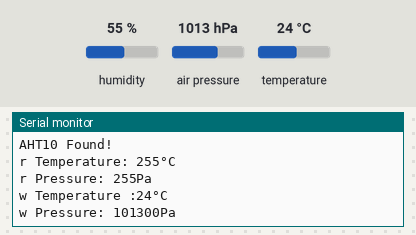
Recording of a sketch running on a simulated ESP32. On the bench: the last lines printed to the serial monitor. Wiring (inferred from the names in the program): 24Cxx EEPROM at I2C address 0x50. The test bench sets the inputs (shaded band); at power-on: air pressure 1013 hPa, temperature 24 °C, humidity 55 %. EEPROM starts erased.

Above: at 1.4 s.
1.5 s: air pressure set to 952 hPa
At 6.7 s:
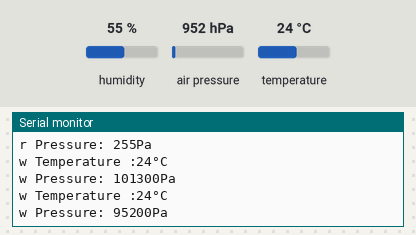
7.6 s: temperature set to 12 °C
At 11.6 s:
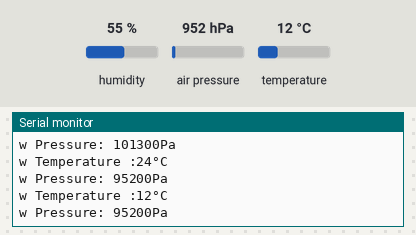
13.7 s: air pressure set to 975 hPa
At 16.3 s:
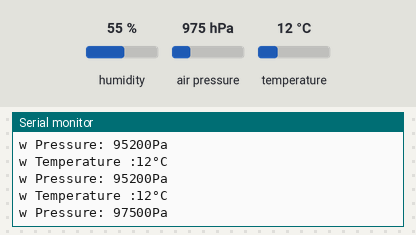
Timing chart, 0 to 17.8 s (numbered marks = the images above; inputs shaded):
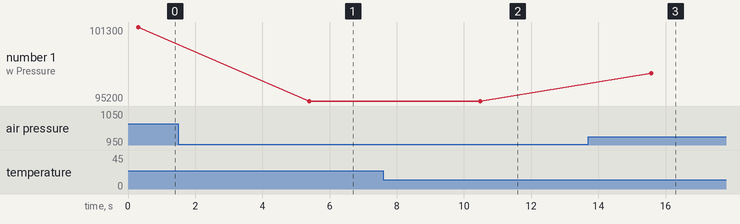

The sketch:

testOOP.ino
```cpp
#include "ExEEPROM.h"
#include <Adafruit_AHT10.h>
#include <BMP180.h>
#include "XBMP10.h"
#include "AHT10.h"
#include "ADDR.h"
#include <Wire.h>

// #define EEPROM_ADDR 0x50

ExEEPROM data;
XBMP10 bmp10;
AHT10 aht10;

void setup()
{
  // put your setup code here, to run once:
  Serial.begin(115200);
  Wire.begin();

  data.init();
  bmp10.init();
  aht10.init();

  int read_temp = data.read(ADDR_TEMP);
  aht10.read_temp(read_temp);
  int read_press = data.read(ADDR_PRESS);
  bmp10.read_press(read_press);

}

void loop()
{

  int val_temp = aht10.write_temp();
  data.write(ADDR_TEMP, val_temp);
  int val_press = bmp10.write_press();
  data.write(ADDR_PRESS, val_press);
  delay(5000);
}
```

ADDR.h
```cpp
#ifndef EEPROM_ADDRESS_H
#define EEPROM_ADDRESS_H

// Define EEPROM addresses
#define ADDR_BLDC_1 0
#define ADDR_BLDC_2 1
#define ADDR_BLDC_3 2
#define ADDR_BLDC_4 3
#define ADDR_BLDC_5 4
#define ADDR_BLDC_6 5
#define ADDR_BLDC_7 6
#define ADDR_BLDC_8 7
#define ADDR_BLDC_9 8

#define ADDR_TEMP 10
#define ADDR_PRESS 11
#define ADDR_SPEED 12
#define ADDR_NOISE 13


#endif // EEPROM_ADDRESS_H
```

AHT10.cpp
```cpp
#include "AHT10.h"
#include <Adafruit_AHT10.h>
#include <Arduino.h>
// #include <lvgl.h>
// #include "ui.h"


// lv_obj_t *ui_LabelTemp;
Adafruit_AHT10 aht;
Adafruit_Sensor *aht_temp;


void AHT10::init(){
    if (!aht.begin()) {
        Serial.println("Failed to find AHT10 chip");
        while (1) {
            delay(10);
        }
    }

    aht_temp = aht.getTemperatureSensor(); // Correctly initialize aht_temp
    aht_temp->printSensorDetails();
    Serial.println("AHT10 Found!");
    delay(100);
}

int AHT10::read_temp(int val_temp){
    if (val_temp > 0) {
        char my_temp[10];
        sprintf(my_temp, "%d°C", val_temp);
        Serial.print("r Temperature: ");
        Serial.println(my_temp);
        // _ui_label_set_property(ui_LabelTemp, _UI_LABEL_PROPERTY_TEXT, my_temp);
        return val_temp;
    }
}

int AHT10::write_temp(){
    sensors_event_t temp, humidity;
    aht.getEvent(&humidity, &temp);
    int cs_temp = (int)temp.temperature;

    // data.write(ADDR_TEMP, cs_temp);

    char my_temp[10];
    sprintf(my_temp, "%d°C", cs_temp);
    Serial.print("w Temperature :");
    Serial.println(my_temp);
    return cs_temp;

    // _ui_label_set_property(ui_LabelTemp, _UI_LABEL_PROPERTY_TEXT, my_temp);
}
```

AHT10.h
```cpp
#ifndef _AHT10_H_
#define _AHT10_H_

#include <Arduino.h>
#include <Adafruit_AHT10.h>

class AHT10 {
    public:
        // Constructor
        void init();
        int read_temp(int val_temp);
        int write_temp();

    private:

        // Data members if needed
};
extern Adafruit_AHT10 aht;
extern Adafruit_Sensor *aht_temp;

#endif
```

ExEEPROM.cpp
```cpp
#include "ExEEPROM.h"
#include <Arduino.h>
#include <Wire.h>

#define EEPROM_ADDR 0x50

void ExEEPROM::init(){
  Wire.begin();
  Serial.println("EEPROM Is Ready!");
  delay(100);
}

int ExEEPROM::write(int addr, int val){
    Wire.beginTransmission(EEPROM_ADDR);
    Wire.write((int)(addr >> 8));   // MSB
    Wire.write((int)(addr & 0xFF)); // LSB
    Wire.write(val);
    Wire.endTransmission();
    delay(5);
    return 0;
}

int ExEEPROM::read(int addr){
    int readData = 0;
    Wire.beginTransmission(EEPROM_ADDR);
    Wire.write((int)(addr >> 8));   // MSB
    Wire.write((int)(addr & 0xFF)); // LSB
    Wire.endTransmission();

    delay(5);
    Wire.requestFrom(EEPROM_ADDR, 1);
    if (Wire.available()) {
        readData =  Wire.read();
    }

    return readData;
}
```

ExEEPROM.h
```cpp
#ifndef _ExEEPROM_H_
#define _ExEEPROM_H_

#include <Arduino.h>
#include <Wire.h>

class ExEEPROM {
  public:

    void init();
    int write(int addr, int val);
    int read(int addr);
  private:
    int addr_e;
    int addr;
    int val;

};
#endif // ExEEPROM_H
```

XBMP10.cpp
```cpp
#include "esp32-hal.h"
#include "XBMP10.h"
#include <Arduino.h>
#include <BMP180.h>
#include <Wire.h>


BMP180 myBMP(BMP180_ULTRAHIGHRES);

void XBMP10::init(){
    while (myBMP.begin() != true)
  {
    Serial.println(F("Bosch BMP180/BMP085 is not connected or fail to read calibration coefficients"));
    delay(5000);
  }

  Serial.println(F("Bosch BMP180/BMP085 sensor is OK")); //(F()) saves string to flash & keeps dynamic memory free
}


int XBMP10::write_press(){
    int cs_press = (int)myBMP.getPressure();
    char my_press[10];
    sprintf(my_press, "%dPa", cs_press);
    Serial.print("w Pressure: ");
    Serial.println(my_press);
    return cs_press;

}

int XBMP10::read_press(int val_press){
    if (val_press > 0){
        char my_press[10];
        sprintf(my_press, "%dPa", val_press);
        Serial.print("r Pressure: ");
        Serial.println(my_press);
        return val_press;
    }
}
```

XBMP10.h
```cpp
#ifndef _XBMP10_H_
#define _XBMP10_H_

#include <Arduino.h>
#include <Wire.h>
#include <BMP180.h>

class XBMP10 {
    public:
        void init();
        int write_press();
        int read_press(int val_press);
};

// extern BMP180 myBMP(BMP180_ULTRAHIGHRES);

#endif
```

Measured:
- after the input at 1.5 s, the serial monitor: prints a new line after 3.9 s (image 1)
- after the input at 7.6 s, the serial monitor: prints a new line after 2.9 s (image 2)
- after the input at 13.7 s, the serial monitor: prints a new line after 1.9 s (image 3)
- plotted number 1: 101300 → 95200 after the input at 1.5 s, 95200 → 97500 after the input at 13.7 s
